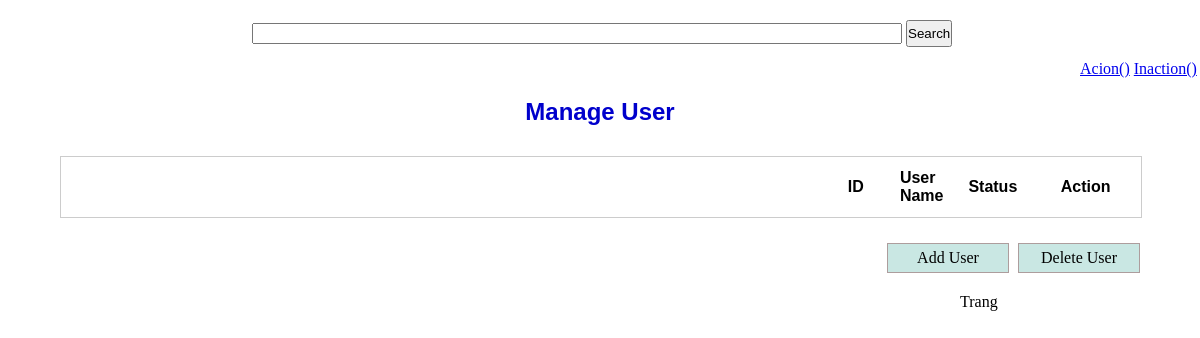
The app's page /?action=0, older data.
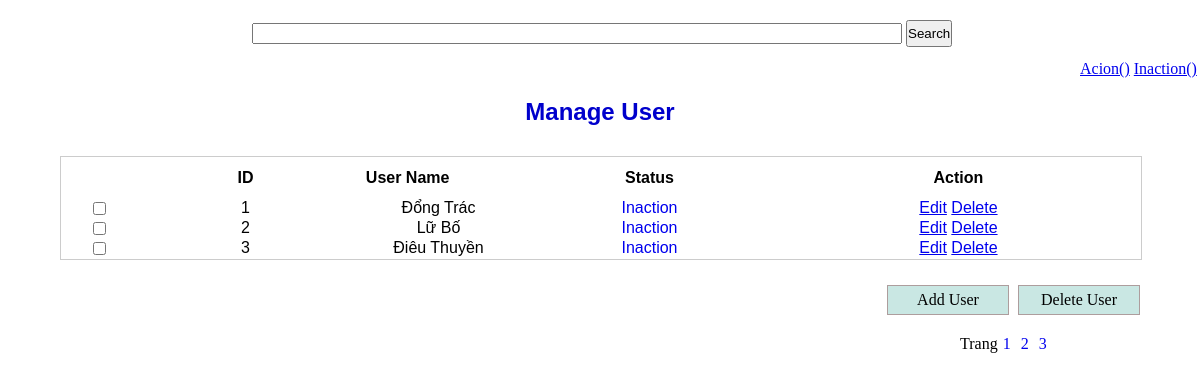
The same page, newer data.
### tables this page shows
CREATE TABLE `user` (
  `id` int(11) NOT NULL,
  `username` varchar(255) NOT NULL,
  `status_user` int(11) NOT NULL
);

### index.php (called while the page is built, shortened)
<?php
	require_once 'html/search.php' ;
	require_once 'html/actionCount.php' ;
	require_once 'html/head.php'   ;
	require_once 'html/content.php' ;
	require_once 'html/pagination.php' ;
?>

### html/pagination.php (called while the page is built)
<?php require_once './classes/userModel.php';?>
        <?php
                $pagination  = new userModel();
                $num  = $pagination->getPage();
?>

### libs/database.php (called while the page is built, shortened)
<?php
Class Database{
   public $host   = DB_HOST;
   public $user   = DB_USER;
   public $pass   = DB_PASS;
   public $dbname = DB_NAME;
   public $link;
private function connectDB(){
   $this->link = new mysqli($this->host, $this->user, $this->pass,
    $this->dbname);
 }
public function select($query){
  $result = $this->link->query($query) or
   die($this->link->error.__LINE__);
  if($result->num_rows > 0){
    return $result;
  } else {
    return false;
  }
 }
}

### inaction.php (the view, shortened to what this page needs)
<?php
        require_once 'classes/userModel.php' ;
        $action = new userModel() ;
        $params = '0' ;
        $totalAction = $action->countAction($params);
        if($totalAction)
        {
            $i = 0 ;
            while($result = $totalAction-> fetch_assoc())
            {
            $i++ ;
            $id = $result['id'];
            $name = $result['username'];
            $status = $result['status_user'];
        ?>
               <tbody>
                <td style="width:2%"  class="no"><input type="checkbox" name="checkbox[]" value="<?php echo $id ;?>" /></td>
                <td><?php echo $i ;?></td>
                <td><?php echo $name ;?></td>
                <td>
                    <?php
                        if($status == '0')
                        {
                            echo '<a style="text-decoration:none;" href="?id='.$id.'&status='.$status.'">Inaction</a>' ;
                        }
                        else
                        {
                            echo '<a style="text-decoration:none;" href="?id='.$id.'&status='.$status.'">Action</a>' ;
                        }
                    ?>
                </td>
                    <td><a href="form.php?editid=<?php echo $id ?>">Edit</a> <a href="delete.php?id=<?php echo $id ?>" onclick="return confirm('Bạn có chắc chắn muốn xóa không ?') ;" >Delete</a></td>
                <?php
                        }
                    }
                ?>
    	</table>
	    </div>
	    </form>
        </div>

### classes/userModel.php (shortened to what this page needs)
<?php
    require_once './libs/database.php';
?>
<?php
    class userModel {
        private $db ;
        public function __construct()
        {
            $this->db = new Database()  ;
        }
        public function getPage()
        {
            $queryNum  = "SELECT * FROM user " ;
            $resultNum = $this->db->select($queryNum);
            $totalNum  = mysqli_num_rows($resultNum) ;
            $number_pages = ceil($totalNum / 4) ;
            ?>
                <p style="float: left; margin-left:80%" >Trang</p>
            <?php
            for($i=1 ; $i<=$number_pages ; $i++)
            {
                ?>
                        <div >
                                <a style= "float:left ; margin: 0 5px ; text-decoration: none;" href="index.php?page=<?php echo $i ;?>"><?php echo $i ?> </a>
                        </div>
                <?php
            }
        }
        public function countAction($params)
        {
            $params  = mysqli_real_escape_string($this->db->link,$params) ;
            $query   = "SELECT * FROM user WHERE status_user = '$params' " ;
            $result  = $this->db->select($query) ;
            return $result ;
        }
}
?>

Row changes from the older to the newer data that the page shows:
added user: username "Đổng Trác"
added user: username "Lữ Bố"
added user: username "Điêu Thuyền"
Text that changed along with them:
new list line: "1"
new list line: "2"
new list line: "3"
